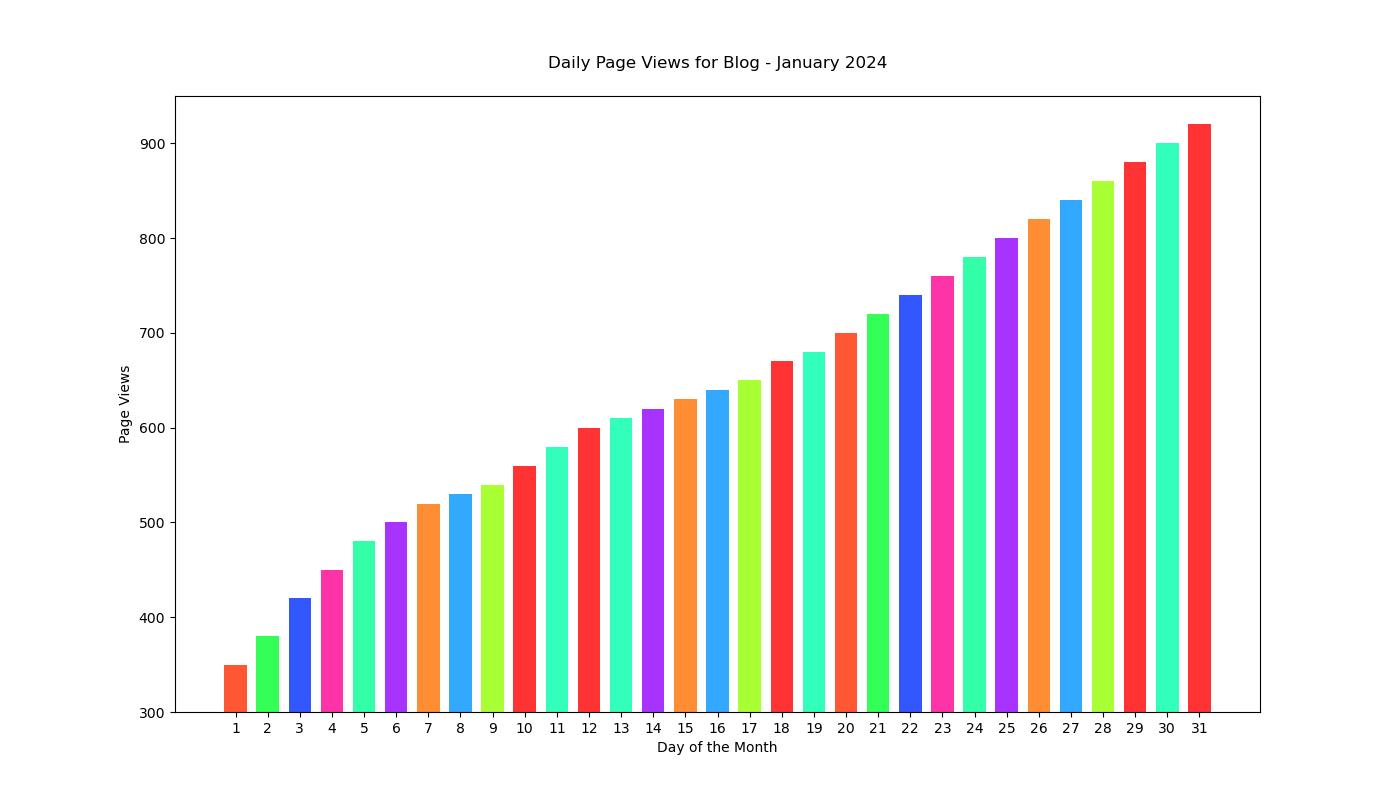

Generate this figure with Python:

import matplotlib.pyplot as plt

# Data
days = [str(day) for day in range(1, 32)]
page_views = [350, 380, 420, 450, 480, 500, 520, 530, 540, 560, 580, 600, 610, 620, 630, 
              640, 650, 670, 680, 700, 720, 740, 760, 780, 800, 820, 840, 860, 880, 900, 920]

# Creating the figure and specifying figure size
plt.figure(figsize=(14, 8))

# Creating the bar chart
plt.bar(days, page_views, width=0.7, color=['#FF5733', '#33FF57', '#3357FF', '#FF33A8', '#33FFA8', 
                                             '#A833FF', '#FF8D33', '#33A8FF', '#A8FF33', '#FF3333', 
                                             '#33FFBD', '#FF3333', '#33FFBD', '#A833FF', '#FF8D33', 
                                             '#33A8FF', '#A8FF33', '#FF3333', '#33FFBD', '#FF5733', 
                                             '#33FF57', '#3357FF', '#FF33A8', '#33FFA8', '#A833FF', 
                                             '#FF8D33', '#33A8FF', '#A8FF33', '#FF3333', '#33FFBD', 
                                             '#FF3333'])

# Adding labels and title
plt.ylabel('Page Views')
plt.xlabel('Day of the Month')
plt.title('Daily Page Views for Blog - January 2024', pad=20)

# Setting y-axis limits to truncate
plt.ylim(300, 950)

# Show the plot
plt.show()
